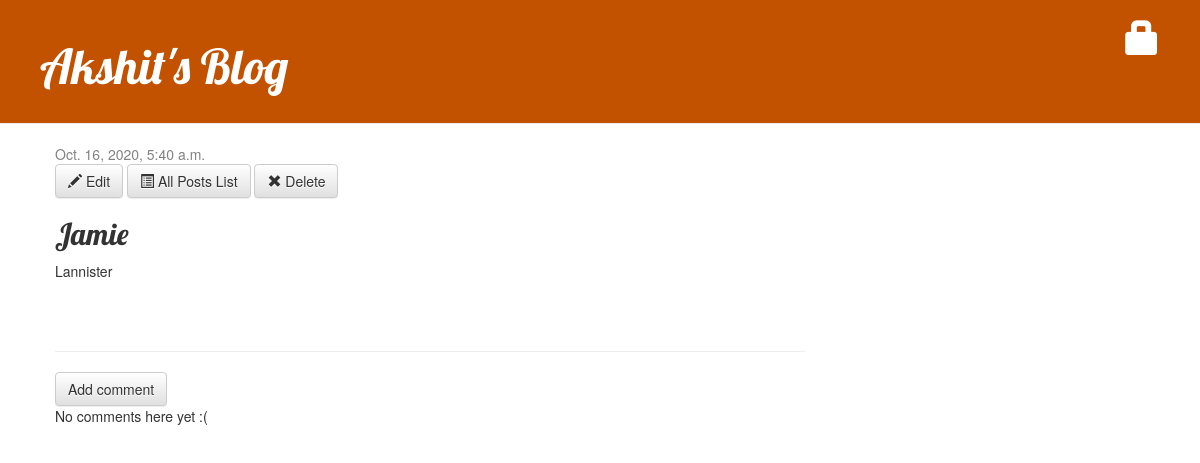
The page /post/29/ on the database its author committed.
### demo/models.py (models this page shows, shortened)
class Post(models.Model):
    author = models.ForeignKey(settings.AUTH_USER_MODEL, on_delete=models.CASCADE, help_text='Select the Author')
    title = models.CharField(max_length = 200, help_text = 'Enter title')
    text = models.TextField(help_text = 'Enter text')
    created_date = models.DateTimeField(default = timezone.now,)
    published_date = models.DateTimeField(null = True, blank = True)
    reference = models.URLField(help_text='Enter the reference to your Blog Post', blank=True)

### demo/views.py (the view)
# urls.py: path('post/<int:pk>/', views.post_detail, name='post_detail'),
def post_detail(request, pk):
    post = get_object_or_404(Post, pk=pk)
    return render(request, 'demo/post_detail.html', {'post': post})

### demo/templates/demo/post_detail.html (shortened to what this page needs)
{% extends 'demo/base.html' %}
{% block content %}
    <div class="post">
        {% if post.published_date %}
            <div class="date">
                {{ post.published_date }}
            </div>
        {% else %}
            <a class="btn btn-default" href="{% url 'post_publish' pk=post.pk %}">Publish</a>
        {% endif %}
        <a class="btn btn-default" href="{% url 'post_edit' pk=post.pk %}"><span class="glyphicon glyphicon-pencil"></span> Edit </a>
        <a class = "btn btn-default" href="{% url 'post_list' %}"><span class="glyphicon glyphicon-list-alt"></span> All Posts List </a>
        <a class="btn btn-default" href="{% url 'post_remove' pk=post.pk %}"><span class="glyphicon glyphicon-remove"></span> Delete </a>
        <h2>{{ post.title }}</h2>
        <p>{{ post.text|linebreaksbr }}</p>
    </div>
    <hr>
    <a class="btn btn-default" href="{% url 'add_comment_to_post' pk=post.pk %}">Add comment</a>
    {% for comment in post.comments.all %}
        {% if user.is_authenticated or comment.comment_approved %}
            <div class="comment">
                <div class="date">
                    {{ comment.created_date }}
                    {% if not comment.approved_content %}
                        <a class="btn btn-default" href="{% url 'comment_remove' pk=comment.pk %}"><span class="glyphicon glyphicon-remove"></span></a>
                        <a class="btn btn-default" href="{% url 'comment_approve' pk=comment.pk %}"><span class="glyphicon glyphicon-ok"></span></a>
                    {% endif %}
                </div>
                <strong>{{ comment.author }}</strong>
                <p>{{ comment.text|linebreaks }}</p>
            </div>
            {% endif %}
    {% empty %}
        <p>No comments here yet :(</p>
    {% endfor %}
{% endblock %}

### demo/static/css/demo.css (style rules this page uses)
h1, h2, h3, h4 { font-family: 'Lobster', cursive; }
.date { color: #828282; }
.post { margin-bottom: 70px; }

### rows shown on the page
Post: published_date "Oct. 16, 2020, 5:40 a.m.", title "Jamie", text "Lannister"
